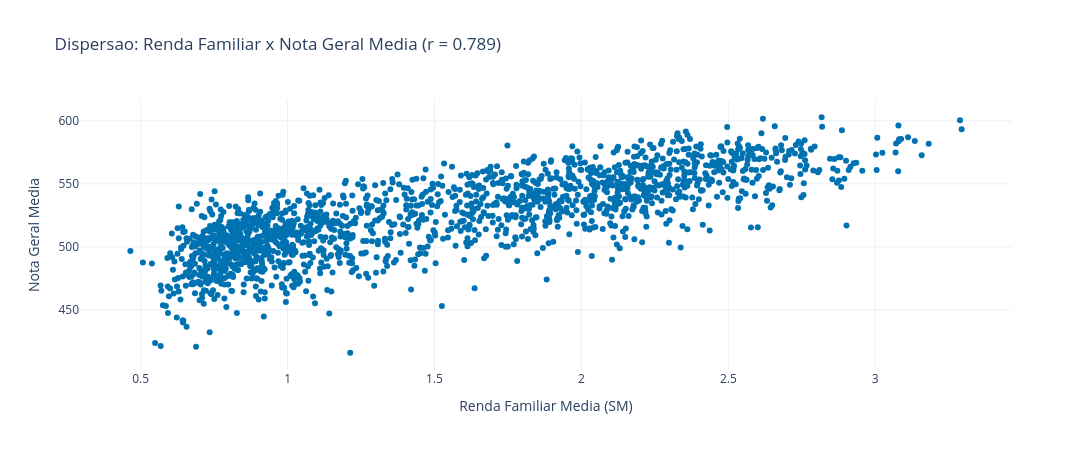

Notebook code cell kept with this figure:
### Code cell
candidatas_renda = ["RENDA_FAMILIAR_SM_MEDIA"]
candidatas_nota = ["NOTA_GERAL_MEDIA"]
candidatas_municipio = ["NO_MUNICIPIO", "MUNICIPIO", "NOME_MUNICIPIO"]
candidatas_uf = ["SG_UF", "UF", "SIGLA_UF"]

col_municipio = next((c for c in candidatas_municipio if c in df.columns), None)
col_uf = next((c for c in candidatas_uf if c in df.columns), None)

if col_municipio is None or col_uf is None:
    raise KeyError(
        "Colunas de municipio/UF nao encontradas. Disponiveis: "
        f"{list(df.columns)}"
    )

df_plot = df[[
    candidatas_renda[0],
    candidatas_nota[0],
    col_municipio,
    col_uf,
]].dropna()

correlacao = df_plot[candidatas_renda[0]].corr(df_plot[candidatas_nota[0]])

fig = go.Figure(
    data=go.Scatter(
        x=df_plot[candidatas_renda[0]],
        y=df_plot[candidatas_nota[0]],
        mode="markers",
        marker=dict(color="#0072B2", size=6),
        customdata=df_plot[[col_municipio, col_uf]].values,
        hovertemplate=(
            "Nome do Municipio: %{customdata[0]}<br>"
            "UF: %{customdata[1]}<br>"
            "Nota Geral Media: %{y:.2f}<br>"
            "Renda Familiar Media (SM): %{x:.2f}<extra></extra>"
        ),
        name="Municípios"
    )
)

fig.update_layout(
    title=f"Dispersao: Renda Familiar x Nota Geral Média (r = {correlacao:.3f})",
    xaxis_title="Renda Familiar Media (SM)",
    yaxis_title="Nota Geral Media",
    template="plotly_white",
    width=1200,
    height=450,
)

fig.show()

### Figure 1 — Plotly figure (JSON) as saved in the notebook; plotly's stock layout.template omitted (floating-point values rounded to 4 significant figures; data arrays with more than 128 entries replaced by an {"elided": "..."} marker saying what was removed)
{"data": [{"customdata": {"elided": "1750x2 str values"}, "hovertemplate": "Nome do Municipio: %{customdata[0]}<br>UF: %{customdata[1]}<br>Nota Geral Media: %{y:.2f}<br>Renda Familiar Media (SM): %{x:.2f}<extra></extra>", "marker": {"color": "#0072B2", "size": 6}, "mode": "markers", "name": "Municípios", "type": "scatter", "x": {"elided": "1750 float values"}, "y": {"elided": "1750 float values"}}], "layout": {"height": 450, "title": {"text": "Dispersao: Renda Familiar x Nota Geral Media (r = 0.789)"}, "width": 1200, "xaxis": {"title": {"text": "Renda Familiar Media (SM)"}}, "yaxis": {"title": {"text": "Nota Geral Media"}}}}
